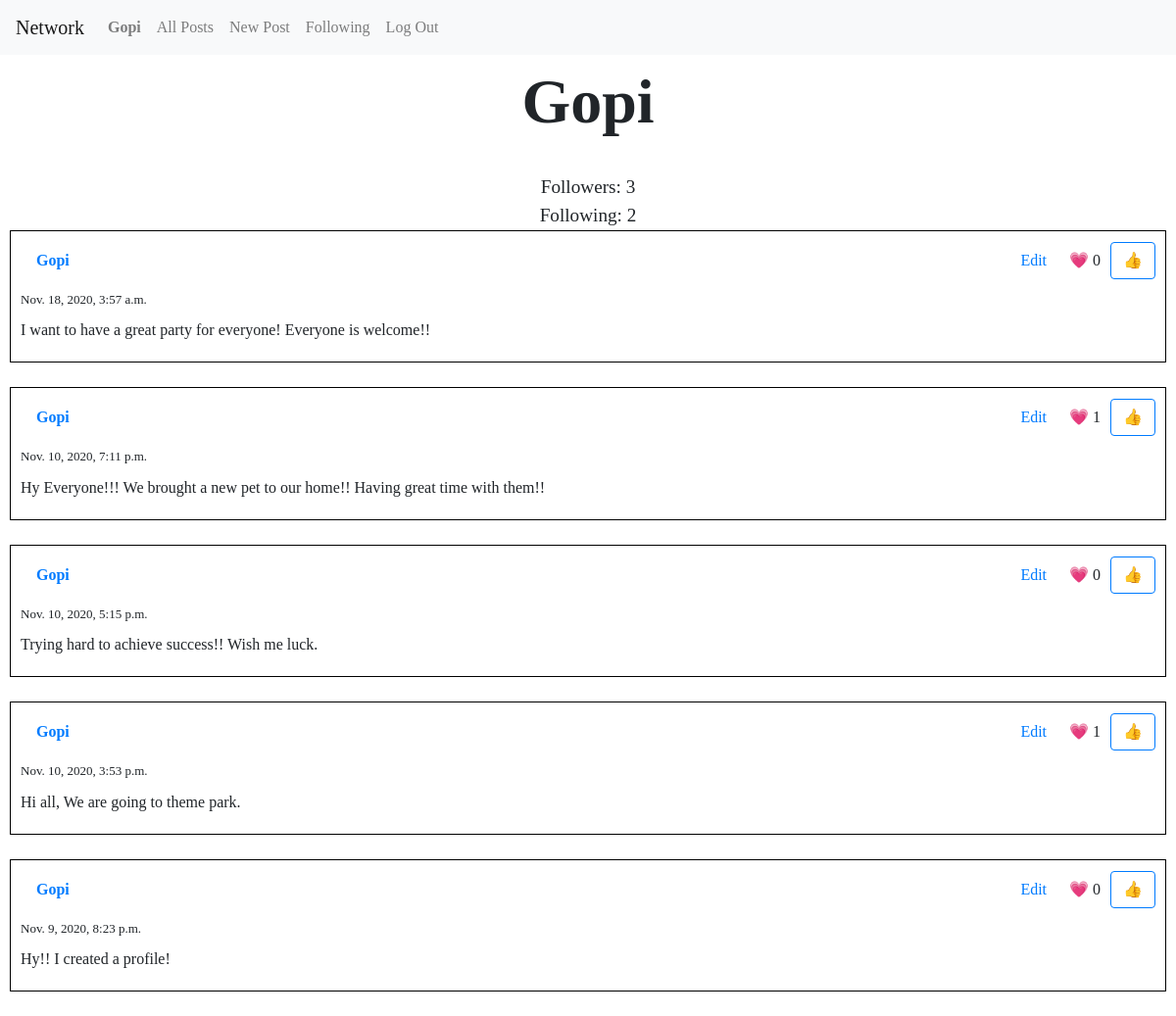
/profile/2 (signed in), run on the app's committed database.
### network/models.py (models this page shows, shortened)
class User(AbstractUser):
    pass

class Posts(models.Model):
    creator = models.ForeignKey(User,on_delete=models.SET_NULL, null=True, blank=True, related_name="posts")
    content = models.TextField(max_length=500)
    created = models.DateTimeField(default=timezone.now)

### network/views.py (the view, shortened to what this page needs)
# urls.py: path("profile/<int:id>", views.profile, name="profile"),
def profile(request, id):
    user_profile = User.objects.get(id=id)
    return render(request, "network/profile.html", {
        "all_posts": get_posts_in_page(request, user_profile.posts.all().order_by(POSTS_ORDER)),
        "profile": user_profile,
        "is_following": is_following(request.user, id)
    })

### network/templatetags/network_filters.py (called while the page is built)
@register.filter
def user_likes(likes, user):
    return any(like.liker == user for like in likes.all())

### network/views.py (called while the page is built)
def get_posts_in_page(request, posts):
    paginator = Paginator(posts, 10)
    page = request.GET.get('page')
    return paginator.get_page(page)

def is_following(follower, followee):
    follow = Follows.objects.filter(follower=follower, followee=followee)
    return bool(follow)

### network/templates/network/profile.html (shortened to what this page needs)
{% extends "network/layout.html" %}
{% block body %}
    <p class="profile-name">
        <strong>{{ profile.username }}</strong>
    </p>
    <div class="follow">
        <div class="followers">
            Followers: {{ profile.follower.count  }}
        </div>
        <div class="following">
            Following: {{ profile.following.count }}
        </div>
    </div>
    {% include "network/all_posts.html" %}
{% endblock %}

### network/templates/network/layout.html (shortened to what this page needs)
{% load static %}
<!DOCTYPE html>
<html lang="en">
    <head>
        <link rel="stylesheet" href="https://cdn.jsdelivr.net/npm/bootstrap@4.5.3/dist/css/bootstrap.min.css">
        <link href="{% static 'network/styles.css' %}" rel="stylesheet">
    </head>
    <body>
        <nav class="navbar navbar-expand-lg navbar-light bg-light">
            <a class="navbar-brand" href="/">Network</a>
            <div>
              <ul class="navbar-nav mr-auto">
                {% if user.is_authenticated %}
                    <li class="nav-item">
                        <a class="nav-link" href="{% url 'profile' user.id %}"><strong>{{ user.username }}</strong></a>
                    </li>
                {% endif %}
                <li class="nav-item">
                  <a class="nav-link" href="{% url 'index'  %}">All Posts</a>
                </li>
                {% if user.is_authenticated %}
                    <li class="nav-item">
                        <a class="nav-link" href="{% url 'new' %}">New Post</a>
                    </li>
                    <li class="nav-item">
                        <a class="nav-link" href="{% url 'following' %}">Following</a>
                    </li>
                    <li class="nav-item">
                        <a class="nav-link" href="{% url 'logout' %}">Log Out</a>
                    </li>
                {% endif %}
              </ul>
            </div>
          </nav>
        <div class="body">
            {% block body %}
            {% endblock %}
        </div>
    </body>
</html>

### network/templates/network/all_posts.html (shortened to what this page needs)
{% load static %}
{% load network_filters %}
{% for post in all_posts %}
    <div class="post" id="post-{{ post.id }}">
        <div class="creator">
            <a class="nav-link" href="{% url 'profile' post.creator.id %}">
                {{ post.creator }}
            </a>
        </div>
        {% if user.id is post.creator.id %}
            <button type="button" class="btn btn-link edit-button" onclick="editPost({{ post.id }})">Edit</button>
        {% endif %}
        <div class="like-count">
            &#128151; <span id="post-like-count-{{ post.id }}">{{ post.likes.count }}</span>
        </div>
        {% if user.is_authenticated %}
            {% with liked=post.likes|user_likes:user up_button="&#128077;" down_button="&#128078;" %}
                <button type="button" class="btn btn-outline-primary like-button"
                        onclick="toggleLike(this, {{ post.id }}, {{ liked|yesno:"true,false" }})"
                        data-up-button="{{ up_button }}"
                        data-down-button="{{ down_button }}"
                >
                    {% if liked %}
                        {{ down_button }}
                    {% else %}
                        {{ up_button }}
                    {% endif %}
                </button>
            {% endwith %}
        {% endif %}
        <div class="created-time">
            {{ post.created }}
        </div>
        <div class="content">
            {{ post.content }}
        </div>
    </div>
{% endfor %}

### network/static/network/styles.css (style rules this page uses)
body { font-family: "Comic Sans MS", cursive; }
.body { margin: 0 10px; }
.post { border: 1px solid black; padding: 10px; margin-bottom: 25px; display: grid; grid-template-areas: "creator edit-button like-count like-button" "created-time created-time created-time created-time" "content content content content" "edit-content edit-content edit-content edit-content"; grid-template-columns: 1fr auto auto auto; grid-gap: 10px; align-items: baseline; }
.post .edit-button { grid-area: edit-button; }
.post .like-count { grid-area: like-count; }
.post .like-button { grid-area: like-button; }
.post .creator { grid-area: creator; font-weight: bold; }
.post .created-time { grid-area: created-time; font-size: small; }
.post .content { grid-area: content; }
.profile-name { text-align: center; font-size: 8vh; font-weight: bold; margin-bottom: 25px; }
.follow { text-align: center; }
.follow .followers, .follow .following { font-size: larger; }

### data on the page
User: username "Gopi", follower.count "3", following.count "2"
Posts: creator "Gopi", likes.count "0", up_button "👍", created "Nov. 18, 2020, 3:57 a.m.", content "I want to have a great party for everyone! Everyone is welcome!!"
Posts: creator "Gopi", likes.count "1", up_button "👍", created "Nov. 10, 2020, 7:11 p.m.", content "Hy Everyone!!! We brought a new pet to our home!! Having great time with them!!"
Posts: creator "Gopi", likes.count "0", up_button "👍", created "Nov. 10, 2020, 5:15 p.m.", content "Trying hard to achieve success!! Wish me luck."
Posts: creator "Gopi", likes.count "1", up_button "👍", created "Nov. 10, 2020, 3:53 p.m.", content "Hi all, We are going to theme park."
Posts: creator "Gopi", likes.count "0", up_button "👍", created "Nov. 9, 2020, 8:23 p.m.", content "Hy!! I created a profile!"
